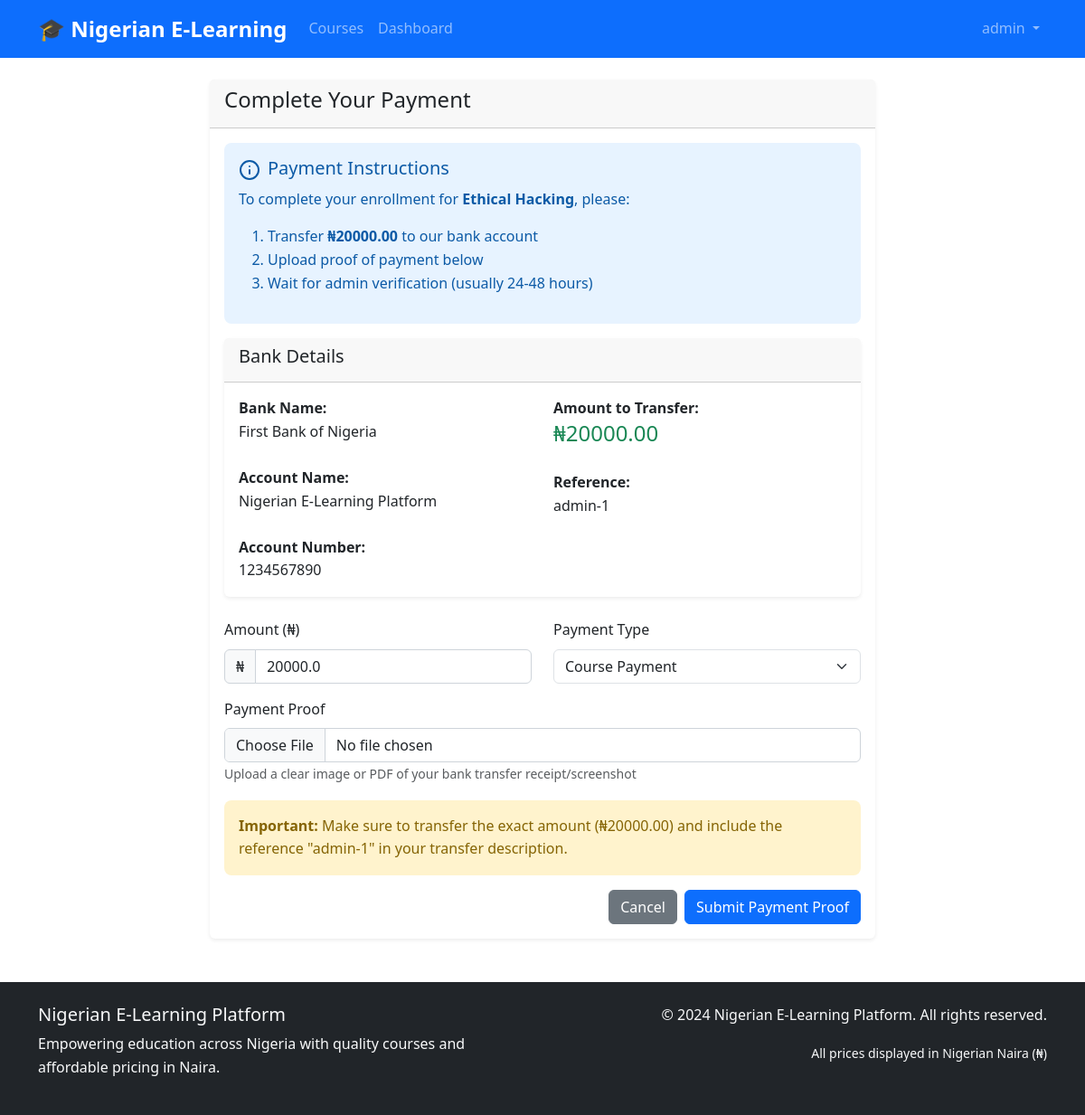
/courses/1/enroll (signed in), run on an earlier commit of the app's database.
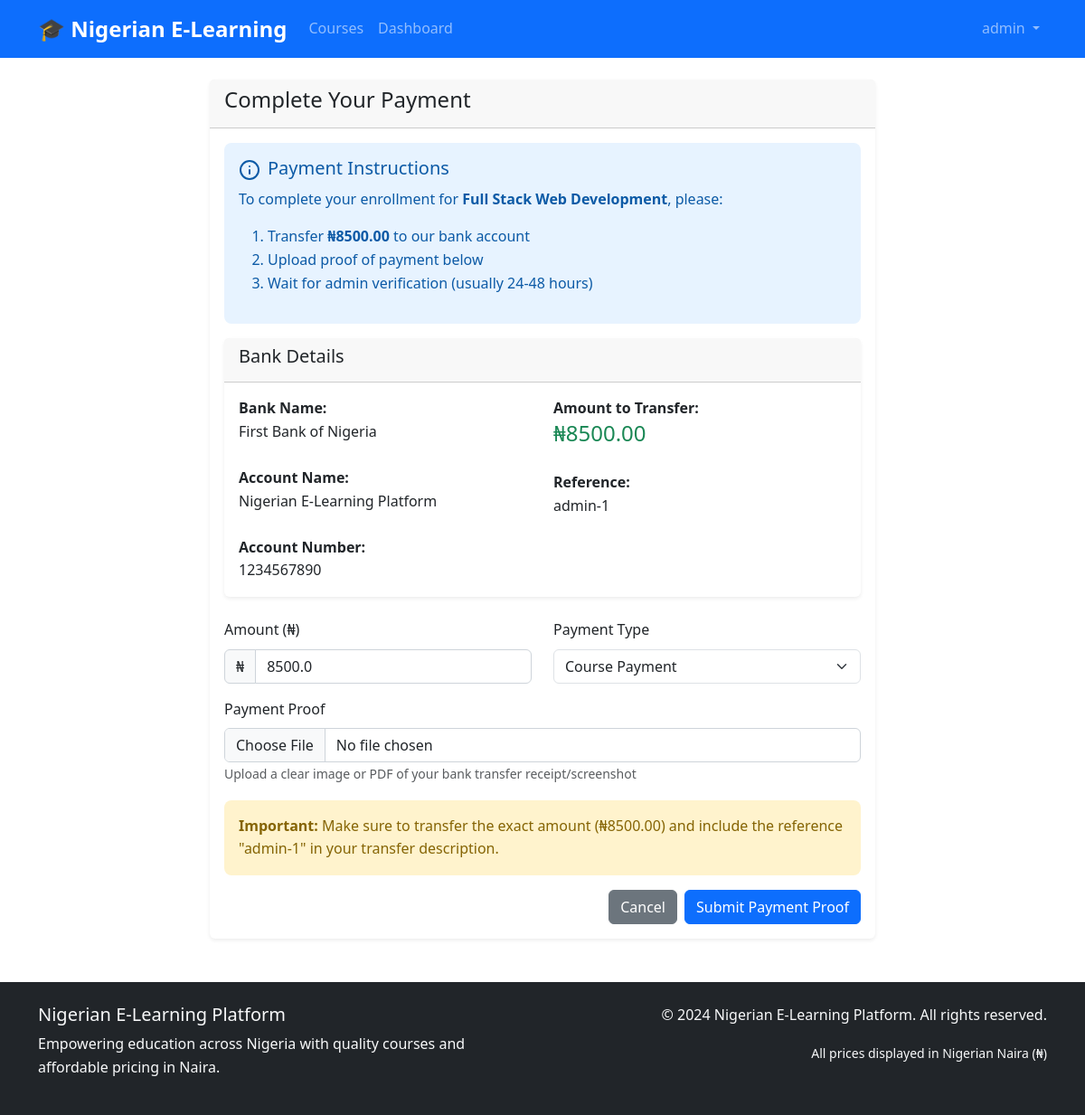
And on a later commit of the database.
### models.py (models this page shows)
class Course(db.Model):
    id = db.Column(db.Integer, primary_key=True)
    title = db.Column(db.String(200), nullable=False)
    description = db.Column(db.Text)
    price = db.Column(db.Float, nullable=False, default=0.0)
    instructor_id = db.Column(db.Integer, db.ForeignKey('user.id'), nullable=False)
    is_active = db.Column(db.Boolean, default=True)
    created_at = db.Column(db.DateTime, default=datetime.utcnow)
    updated_at = db.Column(db.DateTime, default=datetime.utcnow, onupdate=datetime.utcnow)
    lessons = db.relationship('Lesson', backref='course', lazy='dynamic', cascade='all, delete-orphan')
    enrollments = db.relationship('Enrollment', backref='course', lazy='dynamic')
    quizzes = db.relationship('Quiz', backref='course', lazy='dynamic')
    assignments = db.relationship('Assignment', backref='course', lazy='dynamic')

### routes.py (the view, shortened to what this page needs)
@app.route('/courses/<int:course_id>/enroll', methods=['GET', 'POST'])
@login_required
def enroll_course(course_id):
    course = Course.query.get_or_404(course_id)
    existing_enrollment = Enrollment.query.filter_by(
        user_id=current_user.id,
        course_id=course_id
    ).first()
    form = PaymentForm()
    form.course_id.data = course_id
    form.amount.data = course.price
    form.payment_type.data = 'course'
    return render_template('payments/manual.html', form=form, course=course)

### forms.py
class PaymentForm(FlaskForm):
    course_id = HiddenField()
    amount = FloatField('Amount (₦)', validators=[DataRequired(), NumberRange(min=0)])
    payment_type = SelectField('Payment Type', choices=[('course', 'Course Payment'), ('wallet_topup', 'Wallet Top-up')])
    proof_file = FileField('Payment Proof', validators=[DataRequired(), FileAllowed(['jpg', 'jpeg', 'png', 'pdf'], 'Images and PDF only!')])

### app.py (called while the page is built)
@login_manager.user_loader
def load_user(user_id):
    from models import User
    return User.query.get(int(user_id))

### templates/payments/manual.html (shortened to what this page needs)
{% extends "base.html" %}
{% block content %}
<div class="row justify-content-center">
    <div class="col-md-8">
        <div class="card">
            <div class="card-header">
                <h4>Complete Your Payment</h4>
            </div>
            <div class="card-body">
                <div class="alert alert-info">
                    <h5><i data-feather="info" class="me-2"></i>Payment Instructions</h5>
                    <p>To complete your enrollment for <strong>{{ course.title }}</strong>, please:</p>
                    <ol>
                        <li>Transfer <strong>₦{{ "%.2f"|format(course.price) }}</strong> to our bank account</li>
                        <li>Upload proof of payment below</li>
                        <li>Wait for admin verification (usually 24-48 hours)</li>
                    </ol>
                </div>
                <div class="card mb-4">
                    <div class="card-header">
                        <h5>Bank Details</h5>
                    </div>
                    <div class="card-body">
                        <div class="row">
                            <div class="col-md-6">
                                <strong>Bank Name:</strong><br>
                                First Bank of Nigeria<br><br>
                                <strong>Account Name:</strong><br>
                                Nigerian E-Learning Platform<br><br>
                                <strong>Account Number:</strong><br>
                                1234567890
                            </div>
                            <div class="col-md-6">
                                <strong>Amount to Transfer:</strong><br>
                                <span class="h4 text-success">₦{{ "%.2f"|format(course.price) }}</span><br><br>
                                <strong>Reference:</strong><br>
                                {{ current_user.username }}-{{ course.id }}
                            </div>
                        </div>
                    </div>
                </div>
                <form method="POST" enctype="multipart/form-data">
                    <div class="row">
                        <div class="col-md-6">
                            <div class="mb-3">
                                {{ form.amount.label(class="form-label") }}
                                <div class="input-group">
                                    <span class="input-group-text">₦</span>
                                    {{ form.amount(class="form-control", readonly=true) }}
                                </div>
                            </div>
                        </div>
                        <div class="col-md-6">
                            <div class="mb-3">
                                {{ form.payment_type.label(class="form-label") }}
                                {{ form.payment_type(class="form-select", readonly=true) }}
                            </div>
                        </div>
                    </div>
                    <div class="mb-3">
                        {{ form.proof_file.label(class="form-label") }}
                        {{ form.proof_file(class="form-control") }}
                        <small class="form-text text-muted">
                            Upload a clear image or PDF of your bank transfer receipt/screenshot
                        </small>
                    </div>
                    <div class="alert alert-warning">
                        <strong>Important:</strong> Make sure to transfer the exact amount (₦{{ "%.2f"|format(course.price) }})
                        and include the reference "{{ current_user.username }}-{{ course.id }}" in your transfer description.
                    </div>
                    <div class="d-grid gap-2 d-md-flex justify-content-md-end">
                        <a href="{{ url_for('course_detail', course_id=course.id) }}" class="btn btn-secondary">Cancel</a>
                        <button type="submit" class="btn btn-primary">Submit Payment Proof</button>
                    </div>
                </form>
            </div>
        </div>
    </div>
</div>
{% endblock %}

What changed in the data, as far as the page shows it:
changed Course id 1: title "Ethical Hacking" → "Full Stack Web Development"; price "20000.00" → "8500.00"
Also different on the page:
form field amount: "20000.0" → "8500.0"
